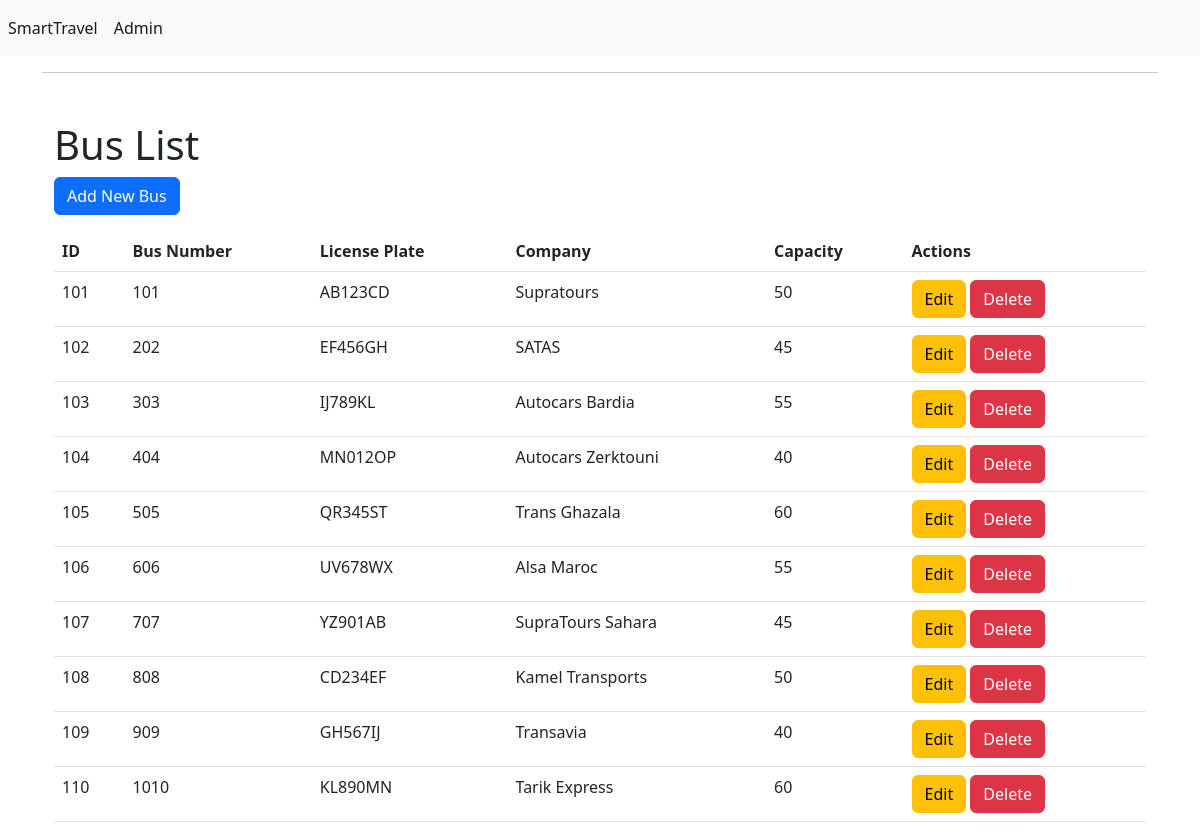
/index.php?action=busindex, run on an earlier commit of the app's database.
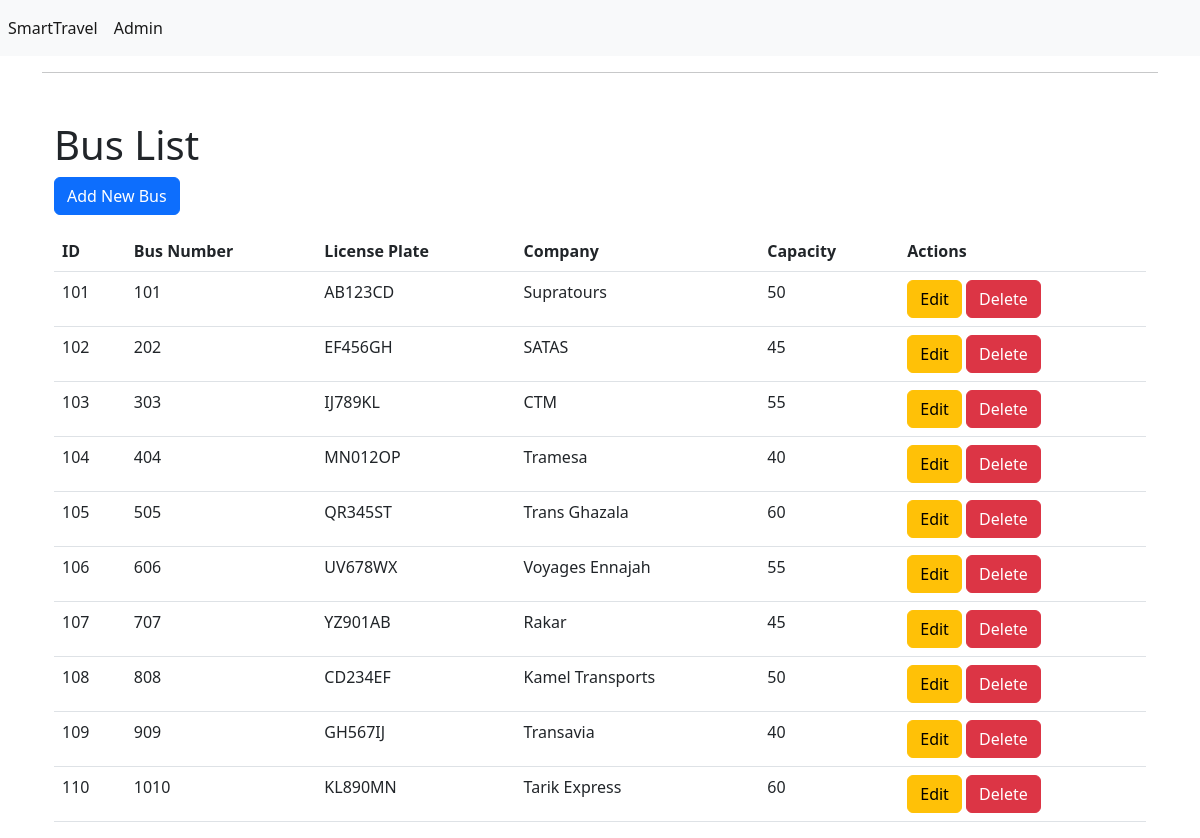
And on a later commit of the database.
### tables this page shows
CREATE TABLE Bus (
    busID INT PRIMARY KEY AUTO_INCREMENT,
    busNumber INT,
    licensePlate VARCHAR(255),
    companyID INT,
    capacity INT,
    FOREIGN KEY (companyID) REFERENCES Company(companyID)
);

CREATE TABLE Company (
    companyID INT PRIMARY KEY AUTO_INCREMENT,
    companyName VARCHAR(255),
    companyImage VARCHAR(255)
);

### app/controllers/BusController.php (called while the page is built, shortened)
<?php
class BusController
{
    private $busDAO;
    public function __construct()
    {
        $this->busDAO = new BusDAO();
    }
    public function index()
    {
        $buses = $this->busDAO->getAllBuses();
        include_once 'app/views/bus/index.php';
    }
}

### app/models/Database.php (called while the page is built)
<?php
class Database
{
    private $host = "localhost";
    private $dbname = "SmartTravel";
    private $username = "root";
    private $password = "";
    public function getConnection()
    {
        try {
            $conn = new PDO("mysql:host={$this->host};dbname={$this->dbname}", $this->username, $this->password);
            $conn->setAttribute(PDO::ATTR_ERRMODE, PDO::ERRMODE_EXCEPTION);
            return $conn;
        } catch (PDOException $e) {
            echo "Connection failed: " . $e->getMessage();
            return null;
        }
    }
}

### app/models/BusDAO.php (called while the page is built, shortened)
<?php
include_once 'DatabaseDAO.php';
include_once 'Bus.php';
include_once 'CompanyDAO.php';
class BusDAO extends DatabaseDAO
{
    public function getAllBuses()
    {
        $query = "SELECT * FROM Bus";
        $buses = array();
        $result = $this->fetchAll($query);
        foreach ($result as $row) {
            $CompanyDao = new CompanyDao();
            $company = $CompanyDao->getCompanyById($row['companyID']);
            $buses[] = new Bus($row['busID'], $row['busNumber'], $row['licensePlate'], $company, $row['capacity']);
        }
        return $buses;
    }
}

### app/models/DatabaseDAO.php (called while the page is built, shortened)
<?php
include_once 'Database.php';
class DatabaseDAO
{
    protected $conn;
    public function __construct()
    {
        $dbConnection = new Database();
        $this->conn = $dbConnection->getConnection();
    }
    public function executeQuery($query, $params = [])
    {
        $stmt = $this->conn->prepare($query);
        $stmt->execute($params);
        return $stmt;
    }
    public function fetchAll($query, $params = [])
    {
        $stmt = $this->executeQuery($query, $params);
        return $stmt ? $stmt->fetchAll(PDO::FETCH_ASSOC) : [];
    }
    public function fetch($query, $params = [])
    {
        $stmt = $this->executeQuery($query, $params);
        return $stmt ? $stmt->fetch(PDO::FETCH_ASSOC) : null;
    }
}

### app/models/CompanyDAO.php (called while the page is built, shortened)
<?php
include_once 'DatabaseDAO.php';
include_once 'Company.php';
class CompanyDAO extends DatabaseDAO
{
    public function getCompanyById($companyID)
    {
        $query = "SELECT * FROM Company WHERE companyID = :companyID";
        $params = [':companyID' => $companyID];
        $companyData = $this->fetch($query, $params);
        if ($companyData) {
            return new Company($companyData['companyID'], $companyData['companyName'], $companyData['companyImage']);
        }
        return null;
    }
}

### app/models/Bus.php (called while the page is built, shortened)
<?php
class Bus
{
    private $busID;
    private $busNumber;
    private $licensePlate;
    private $company;
    private $capacity;
    public function __construct($busID, $busNumber, $licensePlate, $company, $capacity)
    {
        $this->busID = $busID;
        $this->busNumber = $busNumber;
        $this->licensePlate = $licensePlate;
        $this->company = $company;
        $this->capacity = $capacity;
    }
    public function getBusID()
    {
        return $this->busID;
    }
    public function getBusNumber()
    {
        return $this->busNumber;
    }
    public function getLicensePlate()
    {
        return $this->licensePlate;
    }
    public function getCompany()
    {
        return $this->company;
    }
    public function getCapacity()
    {
        return $this->capacity;
    }
}

### app/models/Company.php (called while the page is built, shortened)
<?php
class Company
{
    private $companyName;
    public function __construct($companyID, $companyName, $companyImage)
    {
        $this->companyName = $companyName;
    }
    public function getCompanyName()
    {
        return $this->companyName;
    }
}

### app/views/bus/index.php (the view, shortened to what this page needs)
<div class="container mt-5">
    <h1>Bus List</h1>
    <a href="index.php?action=buscreate" class="btn btn-primary mb-3">Add New Bus</a>
    <?php if (!empty($buses)): ?>
    <table class="table">
        <thead>
            <tr>
                <th>ID</th>
                <th>Bus Number</th>
                <th>License Plate</th>
                <th>Company</th>
                <th>Capacity</th>
                <th>Actions</th>
            </tr>
        </thead>
        <tbody>
            <?php foreach ($buses as $bus): ?>
            <tr>
                <td>
                    <?= $bus->getBusID() ?>
                </td>
                <td>
                    <?= $bus->getBusNumber() ?>
                </td>
                <td>
                    <?= $bus->getLicensePlate() ?>
                </td>
                <td>
                    <?= $bus->getCompany()->getCompanyName() ?>
                </td>
                <td>
                    <?= $bus->getCapacity() ?>
                </td>
                <td>
                    <a href="index.php?action=busedit&id=<?= $bus->getBusID() ?>" class="btn btn-warning">Edit</a>
                    <a href="index.php?action=busdelete&id=<?= $bus->getBusID() ?>" class="btn btn-danger">Delete</a>
                </td>
            </tr>
            <?php endforeach; ?>
        </tbody>
    </table>
    <?php else: ?>
    <p class="text-center">No buses found.</p>
    <?php endif; ?>
</div>
<?php $content = ob_get_clean(); ?>
<?php include_once 'app/views/include/layout.php'; ?>

### index.php (shortened to what this page needs)
<?php
include_once __DIR__ . '/app/controllers/BusController.php';
include_once __DIR__ . '/app/controllers/ScheduleController.php';
include_once __DIR__ . '/app/models/Bus.php';
include_once __DIR__ . '/app/models/BusDAO.php';
if (isset($_GET['action'])) {
    $action = $_GET['action'];
    $busController = new BusController();
    switch ($action) {
        case 'busindex':
            $busController->index();
            break;
    }
} else {
    $homeController = new HomeController();
    $homeController->index();
}

### app/views/include/layout.php (shortened to what this page needs)
<!doctype html>
<html lang="en">
<head>
    <link href="https://cdn.jsdelivr.net/npm/bootstrap@5.2.3/dist/css/bootstrap.min.css" rel="stylesheet"
>
</head>
<body>
    <?php require_once 'navbar.php' ?>
    <div class="container mt-2">
        <hr>
        <?= $content ?>
    </div>
</body>
</html>

### app/views/include/navbar.php
<nav class="navbar navbar-expand-lg navbar-light bg-light">
    <div class="collapse navbar-collapse" id="navbarNav">
        <ul class="navbar-nav">
            <li class="nav-item">
                <a class="nav-link active" href="index.php?action=list">SmartTravel</a>
            </li>
            <li class="nav-item">
                <a class="nav-link active" href="index.php?action=admin">Admin</a>
            </li>
        </ul>
    </div>
</nav>

What changed in the data, as far as the page shows it:
changed through a linked row, bus "IJ789KL": companyID.companyName "Autocars Bardia" → "CTM"
changed through a linked row, bus "MN012OP": companyID.companyName "Autocars Zerktouni" → "Tramesa"
changed through a linked row, bus "UV678WX": companyID.companyName "Alsa Maroc" → "Voyages Ennajah"
changed through a linked row, bus "YZ901AB": companyID.companyName "SupraTours Sahara" → "Rakar"
